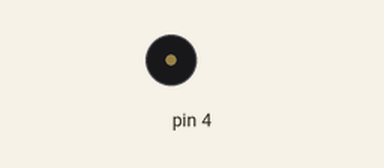
The sketch below on a simulated Arduino Uno, built with avr-gcc and run on an emulated ATmega328P. On the bench: buzzer (waves = sounding).

Above: at 0.1 s.
Timing chart, 0 to 39.9 s (numbered marks = the images above):
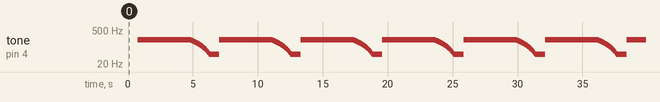

The sketch:

Buzzer.ino
```cpp
void setup()
{
}

void loop()
{
  for(int i=50;i<=200;i++) {//用循环的方式将频率从200HZ 增加到800HZ
    pinMode(4,OUTPUT);
    tone(4,i);               //在四号端口输出频率
    delay(5);                //该频率维持5毫秒
  }
  delay(4000);               //最高频率下维持4秒钟
  for(int i=200;i>=50;i--) {
    pinMode(4,OUTPUT);
    tone(4,i);
    delay(10);
  }
}
```

Measured:
- by itself, tone on pin 4: plays 200 Hz for 4.0 s, 199 Hz for 0.01 s, 198 Hz for 0.01 s, 197 Hz for 0.01 s, 196 Hz for 0.01 s, 195 Hz for 0.01 s … (907 notes in this stretch)
